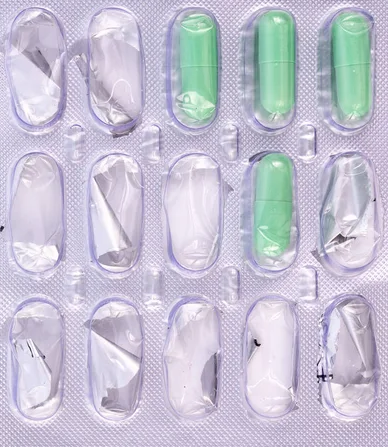
#> input picture test_data/ilac6.png, 388 x 447 px, given in place of ilac6.jpg, which was not available
$ python capsulecounter.py
#> lines starting #> are read from the running program, lines starting #| are printed output that depends on the picture; after the words box and inside, x2 and y2 are one past the last pixel; in counts of white or black regions, pixels touching at a corner belong together; long printed decimals are rounded; pictures that were not available may be replaced by others from this repository, and a replacement may not be noted
import cv2
import numpy as np
from google.colab.patches import cv2_imshow

def preprocess_image(img):
    # Convert to HSV color space
    hsv = cv2.cvtColor(img, cv2.COLOR_BGR2HSV)

    # Extract the saturation channel
    saturation = hsv[:,:,1]

    # Apply Otsu's thresholding to the saturation channel
    _, mask_colored = cv2.threshold(saturation, 0, 255, cv2.THRESH_BINARY + cv2.THRESH_OTSU)

    # Convert the image to grayscale
    gray = cv2.cvtColor(img, cv2.COLOR_BGR2GRAY)

    # Calculate the median of the grayscale image
    v = np.median(gray)

    # Apply automatic Canny edge detection using the computed median
    lower = int(max(0, (1.0 - 0.33) * v))
    upper = int(min(255, (1.0 + 0.33) * v))
    edges = cv2.Canny(gray, lower, upper)

    # Combine the color and edge masks
    mask = cv2.bitwise_or(mask_colored, edges)

    return mask

def morphological_operations(mask):
    # Define the kernel size
    kernel_size = 5  # Smaller than before

    # Create the kernel
    kernel = np.ones((kernel_size, kernel_size), np.uint8)

    # Perform morphological opening
    morphed = cv2.morphologyEx(mask, cv2.MORPH_OPEN, kernel, iterations=2)

    # Perform morphological closing
    morphed = cv2.morphologyEx(morphed, cv2.MORPH_CLOSE, kernel, iterations=2)

    return morphed

def find_and_filter_contours(img, mask):
    contours, _ = cv2.findContours(mask, cv2.RETR_EXTERNAL, cv2.CHAIN_APPROX_SIMPLE)
    print(f"Found {len(contours)} contours.")

    # Calculate the area threshold as a percentage of the total image area
    area_threshold = 0.01 * img.shape[0] * img.shape[1]  # 1% of the total image area

    print("Calculated area threshold: " + str(area_threshold))

    filtered_contours = []
    for contour in contours:
        area = cv2.contourArea(contour)
        if area > area_threshold:  # Filter by area
            filtered_contours.append(contour)

    print(f"Filtered to {len(filtered_contours)} contours.")
    return filtered_contours

def draw_contours(img, contours):
    img_with_contours = img.copy()
    for contour in contours:
        x, y, w, h = cv2.boundingRect(contour)
        cv2.rectangle(img_with_contours, (x, y), (x + w, y + h), (0, 0, 255), 2)
    return img_with_contours

def main():
    # Read the image
    img = cv2.imread('ilac6.jpg')
#> img is the input picture: shape (447, 388, 3); mean B, G, R 212.2, 195.6, 198.2

    # Preprocess the image to create a mask.
    mask = preprocess_image(img)
#> in preprocess_image, `hsv = cv2.cvtColor(img, cv2.COLOR_BGR2HSV)`: hsv: shape (447, 388, 3); mean H, S, V 127.1, 29.3, 214.7
#> in preprocess_image, `saturation = hsv[:,:,1]`:
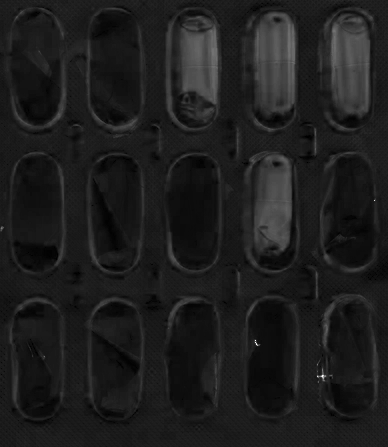
#> saturation: shape (447, 388); min 0, max 255, mean 29.3
#> in preprocess_image, `_, mask_colored = cv2.threshold(saturation, 0, 255, cv2.THRESH_BINARY ..`:
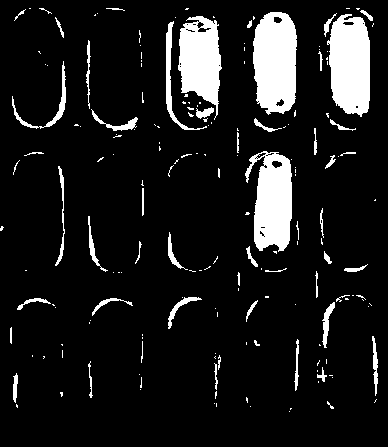
#> mask_colored: shape (447, 388); 10.8% white; 181 white regions (129 under 20 px), largest, box (x1, y1, x2, y2) and area: (253, 12, 297, 115) 3747, (327, 14, 370, 117) 3522, (245, 151, 292, 252) 3226
#> in preprocess_image, `gray = cv2.cvtColor(img, cv2.COLOR_BGR2GRAY)`:
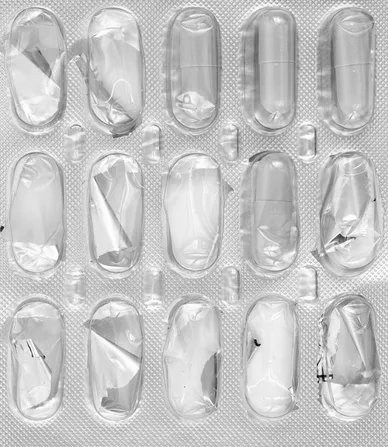
#> gray: shape (447, 388); min 1, max 255, mean 198.3
#> in preprocess_image, `v = np.median(gray)`: v = 199
#> in preprocess_image, `lower = int(max(0, (1.0 - 0.33) * v))`: lower = 133
#> in preprocess_image, `upper = int(min(255, (1.0 + 0.33) * v))`: upper = 255
#> in preprocess_image, `edges = cv2.Canny(gray, lower, upper)`:
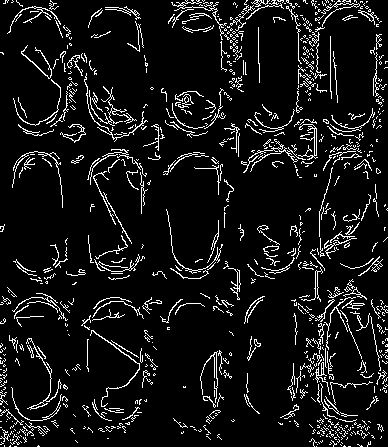
#> edges: shape (447, 388); 8.3% white in thin lines or dots
#> in preprocess_image, `mask = cv2.bitwise_or(mask_colored, edges)`:
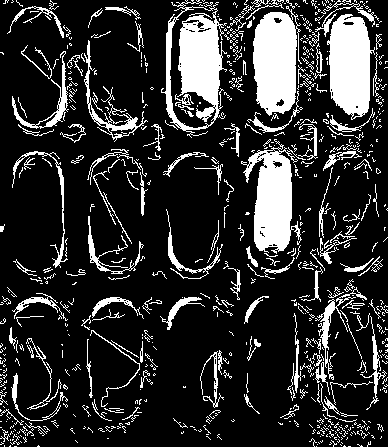
#> mask: shape (447, 388); 18.6% white; 667 white regions (513 under 20 px), largest, box (x1, y1, x2, y2) and area: (161, 0, 227, 138) 4235, (253, 6, 302, 116) 3857, (327, 14, 375, 120) 3605

    cv2_imshow(mask)

    # Perform morphological operations
    morphed = morphological_operations(mask)
#> in morphological_operations, `morphed = cv2.morphologyEx(mask, cv2.MORPH_OPEN, kernel, iterations=2)`:
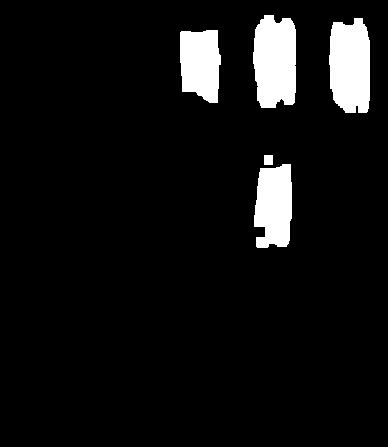
#> morphed: shape (447, 388); 7% white; 5 white regions, box (x1, y1, x2, y2) and area: (253, 15, 296, 108) 3477, (329, 18, 370, 113) 3390, (254, 164, 292, 248) 2678, (180, 30, 221, 103) 2509, (264, 155, 273, 165) 90
#> in morphological_operations, `morphed = cv2.morphologyEx(morphed, cv2.MORPH_CLOSE, kernel, iteration..`: morphed: shape (447, 388); 7.1% white; 4 white regions

    # Find and filter contours
    filtered_contours = find_and_filter_contours(img, morphed)
#> in find_and_filter_contours, `contours, _ = cv2.findContours(mask, cv2.RETR_EXTERNAL, cv2.CHAIN_APPR..`: contours = 4 contours; box (x1, y1, x2, y2) and area: (253, 15, 296, 108) 3420, (329, 18, 370, 113) 3288, (254, 155, 292, 248) 2696, (180, 30, 221, 103) 2405
#| Found 4 contours.
#| Calculated area threshold: 1734.36
#> the loop in find_and_filter_contours, `for contour in contours:` made 4 passes
#> area on passes 1 to 4: 2695.5, 2405, 3288, 3419.5
#> after the loop in find_and_filter_contours, `for contour in contours:`: filtered_contours has the same summary as contours
#| Filtered to 4 contours.
#> filtered_contours has the same summary as contours in find_and_filter_contours

    # Draw contours and bounding boxes
    img_with_contours = draw_contours(img, filtered_contours)
#> the loop in draw_contours, `for contour in contours:` made 4 passes
#> (x, y, w, h) on passes 1 to 4: (254, 155, 38, 93), (180, 30, 41, 73), (329, 18, 41, 95), (253, 15, 43, 93)
#> after the loop in draw_contours, `for contour in contours:`:
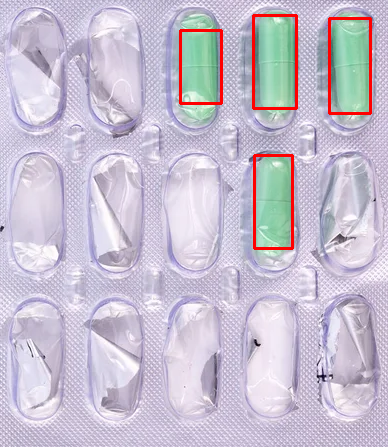
#> img_with_contours: shape (447, 388, 3); 1.78% of pixels changed, all inside (x1, y1, x2, y2) = (179, 14, 372, 250)

    # Count capsules
    num_capsules = len(filtered_contours)
#> num_capsules = 4
    print(f"Detected {num_capsules} capsules in the image.")
#| Detected 4 capsules in the image.

    # Display the result
    cv2_imshow(img_with_contours)

# Run the main function
main()

$ run again, with test_data/ilac8.png copied over test_data/ilac6.png
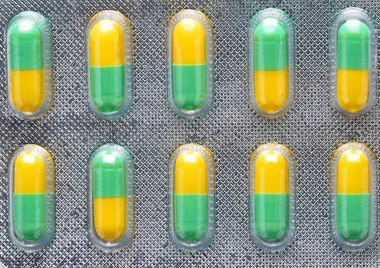
#> input picture test_data/ilac8.png, 380 x 268 px, given in place of ilac6.jpg, which was not available
#> in main, img is the input picture: shape (268, 380, 3); mean B, G, R 124, 151.7, 138.5
#> hsv: shape (268, 380, 3); mean H, S, V 80.8, 68.8, 161.3
#> mask_colored: shape (268, 380); 25.9% white; 88 white regions (67 under 20 px), largest, box (x1, y1, x2, y2) and area: (89, 22, 126, 113) 2699, (253, 23, 289, 113) 2667, (171, 21, 207, 110) 2651
#> v = 146
#> lower = 97
#> upper = 194
#> edges: shape (268, 380); 26.4% white in thin lines or dots
#> mask: shape (268, 380); 50.9% white; black in thin lines or dots
#> contours = 10 contours; largest, box (x1, y1, x2, y2) and area: (89, 26, 126, 112) 2551, (254, 29, 289, 113) 2518, (171, 25, 207, 109) 2489, (9, 32, 45, 112) 2462, (254, 158, 290, 239) 2452
#| Found 10 contours.
#| Calculated area threshold: 1018.400
#> the loop in find_and_filter_contours, `for contour in contours:` made 10 passes
#> area on passes 1 to 8: 2369, 2313, 2385.5, 2452, 2416, 2462.5, 2348, 2518.5
#> after the loop in find_and_filter_contours, `for contour in contours:`: filtered_contours has the same summary as contours
#| Filtered to 10 contours.
#> in main, `filtered_contours = find_and_filter_contours(img, morphed)`: filtered_contours has the same summary as contours in find_and_filter_contours
#> the loop in draw_contours, `for contour in contours:` made 10 passes
#> (x, y, w, h) on passes 1 to 8: (92, 161, 35, 80), (12, 159, 35, 81), (336, 158, 35, 82), (254, 158, 36, 81), (172, 158, 37, 83), (9, 32, 36, 80), (336, 31, 33, 82), (254, 29, 35, 84)
#> after the loop in draw_contours, `for contour in contours:`:
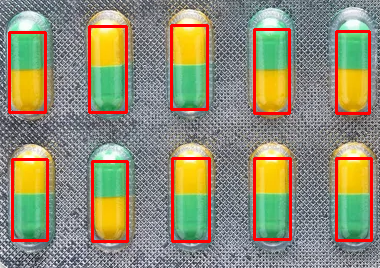
#> img_with_contours: shape (268, 380, 3); 6.9% of pixels changed, all inside (x1, y1, x2, y2) = (8, 24, 373, 243)
#> num_capsules = 10
#| Detected 10 capsules in the image.
